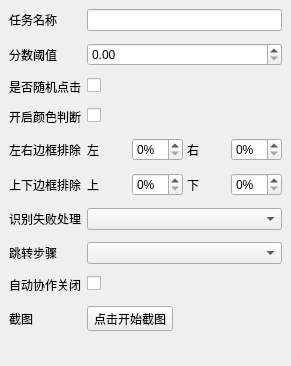
<?xml version="1.0" encoding="UTF-8"?>
<ui version="4.0">
 <class>TypeOpenCVForm</class>
 <widget class="QWidget" name="TypeOpenCVForm">
  <property name="geometry">
   <rect>
    <x>0</x>
    <y>0</y>
    <width>291</width>
    <height>350</height>
   </rect>
  </property>
  <property name="sizePolicy">
   <sizepolicy hsizetype="Expanding" vsizetype="Expanding">
    <horstretch>0</horstretch>
    <verstretch>0</verstretch>
   </sizepolicy>
  </property>
  <property name="windowTitle">
   <string>TypeOpenCVForm</string>
  </property>
  <layout class="QVBoxLayout" name="rootLayout">
   <property name="leftMargin">
    <number>0</number>
   </property>
   <property name="topMargin">
    <number>0</number>
   </property>
   <property name="rightMargin">
    <number>0</number>
   </property>
   <property name="bottomMargin">
    <number>0</number>
   </property>
   <item>
    <widget class="QWidget" name="formLayoutWidget">
     <property name="sizePolicy">
      <sizepolicy hsizetype="Expanding" vsizetype="Expanding">
       <horstretch>0</horstretch>
       <verstretch>0</verstretch>
      </sizepolicy>
     </property>
     <layout class="QFormLayout" name="formLayout">
      <property name="verticalSpacing">
       <number>12</number>
      </property>
    <item row="0" column="0">
     <widget class="QLabel" name="label">
      <property name="text">
       <string>任务名称</string>
      </property>
     </widget>
    </item>
    <item row="0" column="1">
     <widget class="QLineEdit" name="lineTaskNameEdit"/>
    </item>
    <item row="1" column="0">
     <widget class="QLabel" name="label_2">
      <property name="text">
       <string>分数阈值</string>
      </property>
     </widget>
    </item>
    <item row="1" column="1">
     <widget class="QDoubleSpinBox" name="spinScoreBox">
      <property name="maximum">
       <double>1.000000000000000</double>
      </property>
      <property name="singleStep">
       <double>0.010000000000000</double>
      </property>
     </widget>
    </item>
    <item row="2" column="0">
     <widget class="QLabel" name="label_3">
      <property name="text">
       <string>是否随机点击</string>
      </property>
     </widget>
    </item>
    <item row="2" column="1">
     <widget class="QCheckBox" name="randomClickCheckBox">
      <property name="text">
       <string/>
      </property>
     </widget>
    </item>
    <item row="3" column="0">
     <widget class="QLabel" name="label_6">
      <property name="text">
       <string>开启颜色判断</string>
      </property>
     </widget>
    </item>
    <item row="3" column="1">
     <widget class="QCheckBox" name="colorCheckCheckBox">
      <property name="toolTip">
       <string>开启后对匹配区域做 HSV 颜色校验，可区分同形状不同色的模板（如不同状态的按钮）</string>
      </property>
      <property name="text">
       <string/>
      </property>
     </widget>
    </item>
    <item row="4" column="0">
     <widget class="QLabel" name="excludeLabel">
      <property name="toolTip">
       <string>随机点击时排除匹配框左/右两侧的比例区域（0~90%），全 0 不排除</string>
      </property>
      <property name="text">
       <string>左右边框排除</string>
      </property>
     </widget>
    </item>
    <item row="4" column="1">
     <layout class="QHBoxLayout" name="excludeLrLayout">
      <property name="spacing">
       <number>4</number>
      </property>
      <item>
       <widget class="QLabel" name="excludeLeftLabel">
        <property name="text">
         <string>左</string>
        </property>
       </widget>
      </item>
      <item>
       <widget class="QDoubleSpinBox" name="excludeLeftBox">
        <property name="suffix">
         <string notr="true">%</string>
        </property>
        <property name="decimals">
         <number>0</number>
        </property>
        <property name="maximum">
         <double>90.000000000000000</double>
        </property>
        <property name="singleStep">
         <double>5.000000000000000</double>
        </property>
       </widget>
      </item>
      <item>
       <widget class="QLabel" name="excludeRightLabel">
        <property name="text">
         <string>右</string>
        </property>
       </widget>
      </item>
      <item>
       <widget class="QDoubleSpinBox" name="excludeRightBox">
        <property name="suffix">
         <string notr="true">%</string>
        </property>
        <property name="decimals">
         <number>0</number>
        </property>
        <property name="maximum">
         <double>90.000000000000000</double>
        </property>
        <property name="singleStep">
         <double>5.000000000000000</double>
        </property>
       </widget>
      </item>
     </layout>
    </item>
    <item row="5" column="0">
     <widget class="QLabel" name="excludeTbLabel">
      <property name="toolTip">
       <string>随机点击时排除匹配框上/下两侧的比例区域（0~90%），全 0 不排除</string>
      </property>
      <property name="text">
       <string>上下边框排除</string>
      </property>
     </widget>
    </item>
    <item row="5" column="1">
     <layout class="QHBoxLayout" name="excludeTbLayout">
      <property name="spacing">
       <number>4</number>
      </property>
      <item>
       <widget class="QLabel" name="excludeTopLabel">
        <property name="text">
         <string>上</string>
        </property>
       </widget>
      </item>
      <item>
       <widget class="QDoubleSpinBox" name="excludeTopBox">
        <property name="suffix">
         <string notr="true">%</string>
        </property>
        <property name="decimals">
         <number>0</number>
        </property>
        <property name="maximum">
         <double>90.000000000000000</double>
        </property>
        <property name="singleStep">
         <double>5.000000000000000</double>
        </property>
       </widget>
      </item>
      <item>
       <widget class="QLabel" name="excludeBottomLabel">
        <property name="text">
         <string>下</string>
        </property>
       </widget>
      </item>
      <item>
       <widget class="QDoubleSpinBox" name="excludeBottomBox">
        <property name="suffix">
         <string notr="true">%</string>
        </property>
        <property name="decimals">
         <number>0</number>
        </property>
        <property name="maximum">
         <double>90.000000000000000</double>
        </property>
        <property name="singleStep">
         <double>5.000000000000000</double>
        </property>
       </widget>
      </item>
     </layout>
    </item>
    <item row="6" column="0">
     <widget class="QLabel" name="label_5">
      <property name="text">
       <string>识别失败处理</string>
      </property>
     </widget>
    </item>
    <item row="6" column="1">
     <widget class="QComboBox" name="opencvErrorHandle"/>
    </item>
    <item row="7" column="0">
     <widget class="QLabel" name="stepInputLabel">
      <property name="text">
       <string>跳转步骤</string>
      </property>
     </widget>
    </item>
    <item row="7" column="1">
     <widget class="QComboBox" name="stepInputBox"/>
    </item>
    <item row="8" column="0">
     <widget class="QLabel" name="autoCancelCollabLabel">
      <property name="toolTip">
       <string>开启后本步骤执行时自动处理协作邀请弹窗：识别失败时扫描并关闭弹窗后重试一次（仅当前步骤生效，非全局）</string>
      </property>
      <property name="text">
       <string>自动协作关闭</string>
      </property>
     </widget>
    </item>
    <item row="8" column="1">
     <widget class="QCheckBox" name="autoCancelCollabCheckBox">
      <property name="text">
       <string/>
      </property>
     </widget>
    </item>
    <item row="9" column="0">
     <widget class="QLabel" name="label_4">
      <property name="text">
       <string>截图</string>
      </property>
     </widget>
    </item>
    <item row="9" column="1">
     <widget class="QToolButton" name="btnCapture">
      <property name="text">
       <string>点击开始截图</string>
      </property>
     </widget>
    </item>
    <item row="10" column="0" colspan="2">
     <widget class="QLabel" name="labelPreview">
      <property name="sizePolicy">
       <sizepolicy hsizetype="Expanding" vsizetype="Expanding">
        <horstretch>0</horstretch>
        <verstretch>0</verstretch>
       </sizepolicy>
      </property>
      <property name="text">
       <string/>
      </property>
      <property name="scaledContents">
       <bool>false</bool>
      </property>
     </widget>
    </item>
   </layout>
    </widget>
   </item>
  </layout>
 </widget>
 <resources/>
 <connections/>
</ui>
